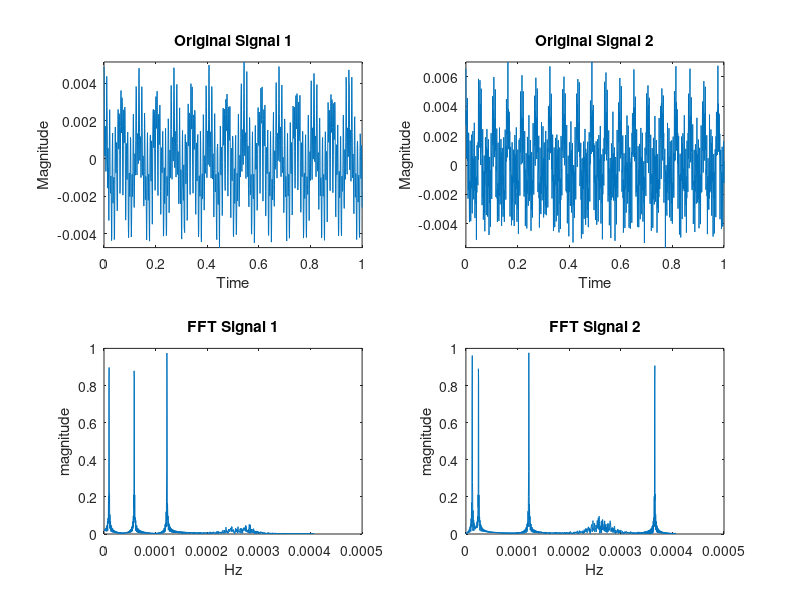
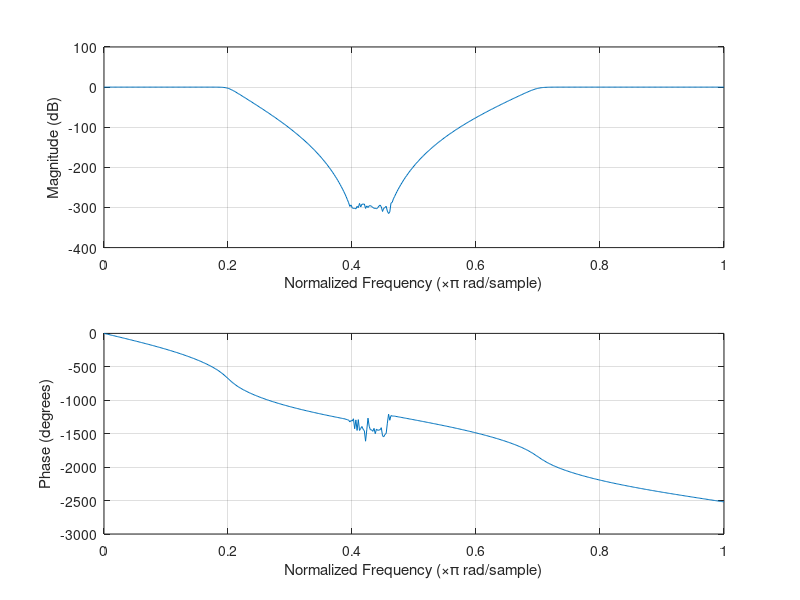
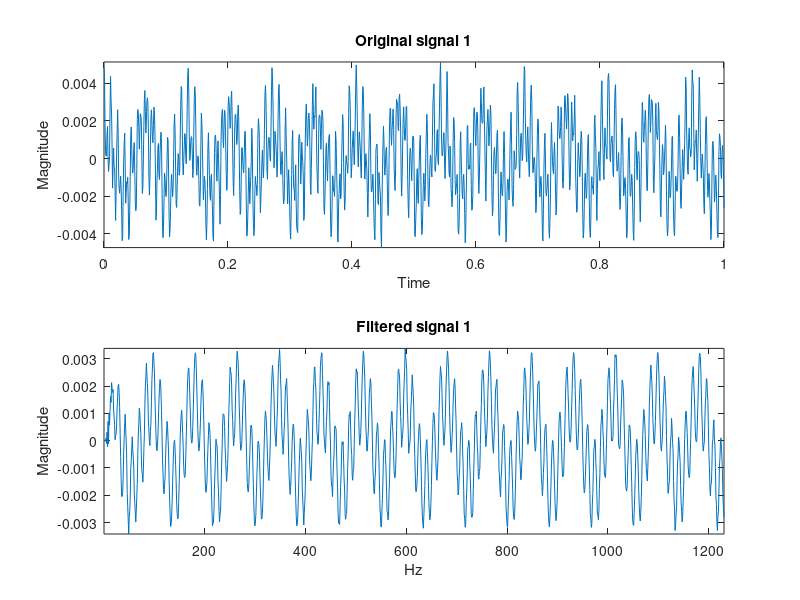
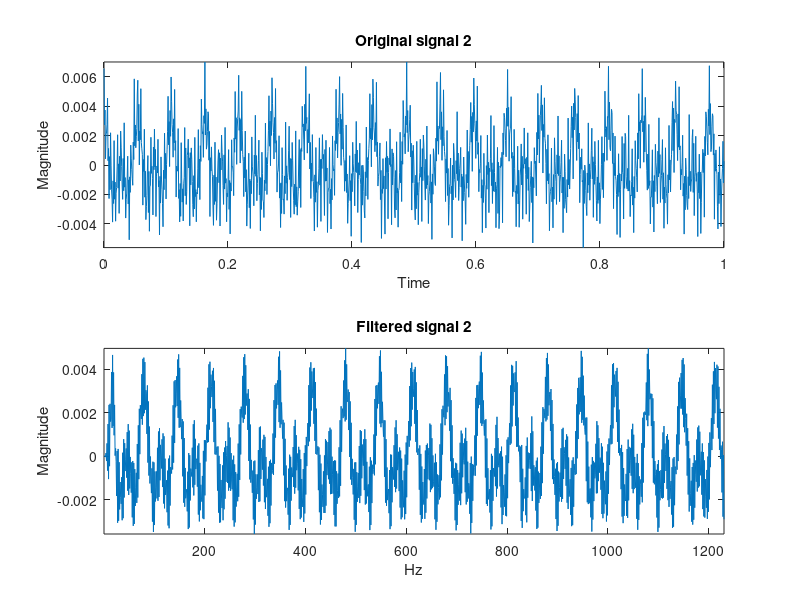

Recreate these plots in MATLAB, in order.
% Part 4: Filter design

% Plotting signals in frequency domain
s1 = load('signal1.mat');
s2 = load('signal2.mat');
L1 = length(s1.x);
L2 = length(s2.x);

% Since we know the length,
% we can use it to reconstruct frequency vector
Fv1 = linspace(0, 1, L1);
Fv2 = linspace(0, 1, L2);

% plotting in time domain
figure
subplot(2,2,1)
plot(Fv1, s1.x); axis tight
xlabel('Time'); ylabel('Magnitude')
title('Original Signal 1')
subplot(2,2,2)
plot(Fv2, s2.x); axis tight
xlabel('Time'); ylabel('Magnitude')
title('Original Signal 2')

% sampling frequency, Fs = 1/Ts
Fs1 = 1/L1;
Fs2 = 1/L2;

nfft1 = 2^nextpow2(L1);
nfft2 = 2^nextpow2(L2);
yfft1 = abs(fft(s1.x, nfft1));
yfft2 = abs(fft(s2.x, nfft2));

% creating frequency axis
freq1 = Fs1/2*linspace(0, 1, nfft1/2+1);
freq2 = Fs2/2*linspace(0, 1, nfft2/2+1);

% plotting in frequency domain
subplot(2,2,3)
plot(freq1, yfft1(1:length(freq1)));
title('FFT Signal 1')
xlabel('Hz'); ylabel('magnitude');
subplot(2,2,4)
plot(freq2, yfft2(1:length(freq2)));
title('FFT Signal 2')
xlabel('Hz'); ylabel('magnitude');

% plotting first half of DFT (normalised frequency)
% to know the range of noise for filter design later
num_bins1 = length(yfft1);
num_bins2 = length(yfft2);
figure
subplot(2,1,1)
plot([0:1/(num_bins1/2 - 1):1], yfft1(1:num_bins1/2))
xlabel('Normalised frequency')
ylabel('Magnitude')
title('First half of DFT')
subplot(2,1,2)
plot([0:1/(num_bins2/2 - 1):1], yfft2(1:num_bins2/2))
xlabel('Normalised frequency')
ylabel('Magnitude')
title('First half of DFT')

%designing filter
order = 15;
[b, a] = butter(order, [0.2 0.7], 'stop');
s1_filtered = filter(b, a, s1.x);
s2_filtered = filter(b, a, s2.x);

freqz(b,a)
figure
subplot(2,1,1)
plot(Fv1, s1.x); axis tight
xlabel('Time'); ylabel('Magnitude')
title('Original signal 1')
subplot(2,1,2)
plot(s1_filtered); axis tight
xlabel('Hz'); ylabel('Magnitude')
title('Filtered signal 1')

figure
subplot(2,1,1)
plot(Fv2, s2.x); axis tight
xlabel('Time'); ylabel('Magnitude')
title('Original signal 2')
subplot(2,1,2)
plot(s2_filtered); axis tight
xlabel('Hz'); ylabel('Magnitude')
title('Filtered signal 2')


